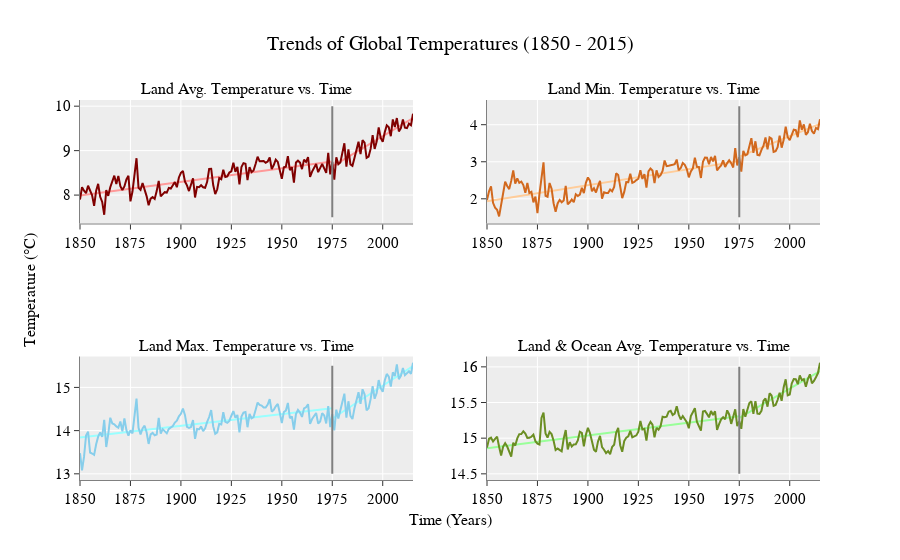

Notebook code for this chart:
### Code cell
fig = make_subplots(rows=2, cols=2, 
   vertical_spacing = 0.35, insets=[{'cell': (1,1), 'l': 0.7, 'b': 0.3}], y_title = 'Temperature (°C)', x_title='Time (Years)', subplot_titles=('Land Avg. Temperature vs. Time',  'Land Min. Temperature vs. Time', 'Land Max. Temperature vs. Time', 'Land & Ocean Avg. Temperature vs. Time')
 )

fig.update_layout(title="Trends of Global Temperatures (1850 - 2015)",font=dict( family="Courier New, monospace", size=15,color="#000000"),
                  template = "ggplot2", title_font_size = 20, hovermode= 'closest')
fig.update_yaxes(showline=True, linewidth=1, linecolor='gray',title_standoff = 5)
fig.update_xaxes(tickmode = 'linear', dtick = 25, showline=True, linewidth=1, linecolor='gray', title_standoff = 5)

X = pd.DataFrame(earth_data[earth_data['year'].between(1750,1975)][['year']])
y = pd.DataFrame(earth_data[earth_data['year'].between(1750,1975)][['LandAverageTemperature']])
model = LinRegress(X['year'], y['LandAverageTemperature'])
yy= linear_func(X['year'], *model._results.params)
fig.add_trace(go.Scatter(x = X['year'], y = yy, mode = 'lines',
                         showlegend=False, marker_color='rgb(255, 153, 153)'), row = 1, col = 1)
X = pd.DataFrame(earth_data[earth_data['year'].between(1975,2015)][['year']])
y = pd.DataFrame(earth_data[earth_data['year'].between(1975,2015)][['LandAverageTemperature']])
model = LinRegress(X['year'], y['LandAverageTemperature'])
yy= linear_func(X['year'], *model._results.params)
fig.add_trace(go.Scatter(x = X['year'], y = yy, mode = 'lines',
                         showlegend=False, marker_color='rgb(255, 153, 153)'), row = 1, col = 1)
fig.add_trace(go.Scatter(x = earth_data['year'], y = earth_data['LandAverageTemperature'], mode = 'lines',
                         showlegend=False, marker_color='rgb(128, 0, 0)'), row = 1, col = 1)
fig.add_trace(go.Scatter( x=[1975, 1975], y=[7.5, 10], mode="lines",line=go.scatter.Line(color="gray"), showlegend=False),
              row = 1, col = 1)



X = pd.DataFrame(earth_data[earth_data['year'].between(1750,1975)][['year']])
y = pd.DataFrame(earth_data[earth_data['year'].between(1750,1975)][['LandMinTemperature']])
model = LinRegress(X['year'], y['LandMinTemperature'])
yy= linear_func(X['year'], *model._results.params)
fig.add_trace(go.Scatter(x = X['year'], y = yy, mode = 'lines',
                         showlegend=False, marker_color='rgb(255, 204, 153)'), row = 1, col = 2)
X = pd.DataFrame(earth_data[earth_data['year'].between(1975,2015)][['year']])
y = pd.DataFrame(earth_data[earth_data['year'].between(1975,2015)][['LandMinTemperature']])
model = LinRegress(X['year'], y['LandMinTemperature'])
yy= linear_func(X['year'], *model._results.params)
fig.add_trace(go.Scatter(x = X['year'], y = yy, mode = 'lines',
                         showlegend=False, marker_color='rgb(255, 204, 153)'), row = 1, col = 2)
fig.add_trace(go.Scatter(x = earth_data['year'], y = earth_data['LandMinTemperature'], mode = 'lines',
                         showlegend=False, marker_color='rgb(210,105,30)'), row = 1, col = 2)
fig.add_trace(go.Scatter( x=[1975, 1975], y=[1.5, 4.5], mode="lines",line=go.scatter.Line(color="gray"), showlegend=False),
              row = 1, col = 2)



X = pd.DataFrame(earth_data[earth_data['year'].between(1750,1975)][['year']])
y = pd.DataFrame(earth_data[earth_data['year'].between(1750,1975)][['LandMaxTemperature']])
model = LinRegress(X['year'], y['LandMaxTemperature'])
yy= linear_func(X['year'], *model._results.params)
fig.add_trace(go.Scatter(x = X['year'], y = yy, mode = 'lines',
                         showlegend=False, marker_color='rgb(153, 255, 255)'), row = 2, col = 1)
X = pd.DataFrame(earth_data[earth_data['year'].between(1975,2015)][['year']])
y = pd.DataFrame(earth_data[earth_data['year'].between(1975,2015)][['LandMaxTemperature']])
model = LinRegress(X['year'], y['LandMaxTemperature'])
yy= linear_func(X['year'], *model._results.params)
fig.add_trace(go.Scatter(x = X['year'], y = yy, mode = 'lines',
                         showlegend=False, marker_color='rgb(153, 255, 255)'), row = 2, col = 1)
fig.add_trace(go.Scatter(x = earth_data['year'], y = earth_data['LandMaxTemperature'], mode = 'lines',
                         showlegend=False, marker_color='rgb(135,206,235)'), row = 2, col = 1)
fig.add_trace(go.Scatter( x=[1975, 1975], y=[13, 15.5], mode="lines",line=go.scatter.Line(color="gray"), showlegend=False),
              row = 2, col = 1)



X = pd.DataFrame(earth_data[earth_data['year'].between(1750,1975)][['year']])
y = pd.DataFrame(earth_data[earth_data['year'].between(1750,1975)][['LandAndOceanAverageTemperature']])
model = LinRegress(X['year'], y['LandAndOceanAverageTemperature'])
yy= linear_func(X['year'], *model._results.params)
fig.add_trace(go.Scatter(x = X['year'], y = yy, mode = 'lines',
                         showlegend=False, marker_color='rgb(153, 255, 153)'), row = 2, col = 2)
X = pd.DataFrame(earth_data[earth_data['year'].between(1975,2015)][['year']])
y = pd.DataFrame(earth_data[earth_data['year'].between(1975,2015)][['LandAndOceanAverageTemperature']])
model = LinRegress(X['year'], y['LandAndOceanAverageTemperature'])
yy= linear_func(X['year'], *model._results.params)
fig.add_trace(go.Scatter(x = X['year'], y = yy, mode = 'lines',
                         showlegend=False, marker_color='rgb(153, 255, 153)'), row = 2, col = 2)
fig.add_trace(go.Scatter(x = earth_data['year'], y = earth_data['LandAndOceanAverageTemperature'], mode = 'lines',
                        showlegend=False, marker_color='rgb(107,142,35)'), row = 2, col = 2)
fig.add_trace(go.Scatter( x=[1975, 1975], y=[14.5, 16], mode="lines",line=go.scatter.Line(color="gray"), showlegend=False),
              row = 2, col = 2)
pio.write_image(fig, "images/fig1.png", width=5*200, height=2*200, scale=.75)
fig

### Figure 1 — Plotly figure (JSON) as saved in the notebook; plotly's stock layout.template omitted (floating-point values rounded to 4 significant figures; data arrays with more than 128 entries replaced by an {"elided": "..."} marker saying what was removed)
{"data": [{"marker": {"color": "rgb(255, 153, 153)"}, "mode": "lines", "showlegend": false, "type": "scatter", "x": [1850, 1851, 1852, 1853, 1854, 1855, 1856, 1857, 1858, 1859, 1860, 1861, 1862, 1863, 1864, 1865, 1866, 1867, 1868, 1869, 1870, 1871, 1872, 1873, 1874, 1875, 1876, 1877, 1878, 1879, 1880, 1881, 1882, 1883, 1884, 1885, 1886, 1887, 1888, 1889, 1890, 1891, 1892, 1893, 1894, 1895, 1896, 1897, 1898, 1899, 1900, 1901, 1902, 1903, 1904, 1905, 1906, 1907, 1908, 1909, 1910, 1911, 1912, 1913, 1914, 1915, 1916, 1917, 1918, 1919, 1920, 1921, 1922, 1923, 1924, 1925, 1926, 1927, 1928, 1929, 1930, 1931, 1932, 1933, 1934, 1935, 1936, 1937, 1938, 1939, 1940, 1941, 1942, 1943, 1944, 1945, 1946, 1947, 1948, 1949, 1950, 1951, 1952, 1953, 1954, 1955, 1956, 1957, 1958, 1959, 1960, 1961, 1962, 1963, 1964, 1965, 1966, 1967, 1968, 1969, 1970, 1971, 1972, 1973, 1974, 1975], "xaxis": "x", "y": [7.989, 7.995, 8.002, 8.008, 8.014, 8.02, 8.026, 8.032, 8.038, 8.044, 8.051, 8.057, 8.063, 8.069, 8.075, 8.081, 8.087, 8.094, 8.1, 8.106, 8.112, 8.118, 8.124, 8.13, 8.136, 8.143, 8.149, 8.155, 8.161, 8.167, 8.173, 8.179, 8.185, 8.192, 8.198, 8.204, 8.21, 8.216, 8.222, 8.228, 8.234, 8.241, 8.247, 8.253, 8.259, 8.265, 8.271, 8.277, 8.284, 8.29, 8.296, 8.302, 8.308, 8.314, 8.32, 8.326, 8.333, 8.339, 8.345, 8.351, 8.357, 8.363, 8.369, 8.375, 8.382, 8.388, 8.394, 8.4, 8.406, 8.412, 8.418, 8.424, 8.431, 8.437, 8.443, 8.449, 8.455, 8.461, 8.467, 8.473, 8.48, 8.486, 8.492, 8.498, 8.504, 8.51, 8.516, 8.523, 8.529, 8.535, 8.541, 8.547, 8.553, 8.559, 8.565, 8.572, 8.578, 8.584, 8.59, 8.596, 8.602, 8.608, 8.614, 8.621, 8.627, 8.633, 8.639, 8.645, 8.651, 8.657, 8.663, 8.67, 8.676, 8.682, 8.688, 8.694, 8.7, 8.706, 8.713, 8.719, 8.725, 8.731, 8.737, 8.743, 8.749, 8.755], "yaxis": "y"}, {"marker": {"color": "rgb(255, 153, 153)"}, "mode": "lines", "showlegend": false, "type": "scatter", "x": [1975, 1976, 1977, 1978, 1979, 1980, 1981, 1982, 1983, 1984, 1985, 1986, 1987, 1988, 1989, 1990, 1991, 1992, 1993, 1994, 1995, 1996, 1997, 1998, 1999, 2000, 2001, 2002, 2003, 2004, 2005, 2006, 2007, 2008, 2009, 2010, 2011, 2012, 2013, 2014, 2015], "xaxis": "x", "y": [8.644, 8.671, 8.698, 8.726, 8.753, 8.78, 8.807, 8.834, 8.862, 8.889, 8.916, 8.943, 8.97, 8.998, 9.025, 9.052, 9.079, 9.106, 9.134, 9.161, 9.188, 9.215, 9.242, 9.27, 9.297, 9.324, 9.351, 9.378, 9.406, 9.433, 9.46, 9.487, 9.514, 9.542, 9.569, 9.596, 9.623, 9.651, 9.678, 9.705, 9.732], "yaxis": "y"}, {"marker": {"color": "rgb(128, 0, 0)"}, "mode": "lines", "showlegend": false, "type": "scatter", "x": {"elided": "166 int values"}, "xaxis": "x", "y": {"elided": "166 float values"}, "yaxis": "y"}, {"line": {"color": "gray"}, "mode": "lines", "showlegend": false, "type": "scatter", "x": [1975, 1975], "xaxis": "x", "y": [7.5, 10], "yaxis": "y"}, {"marker": {"color": "rgb(255, 204, 153)"}, "mode": "lines", "showlegend": false, "type": "scatter", "x": [1850, 1851, 1852, 1853, 1854, 1855, 1856, 1857, 1858, 1859, 1860, 1861, 1862, 1863, 1864, 1865, 1866, 1867, 1868, 1869, 1870, 1871, 1872, 1873, 1874, 1875, 1876, 1877, 1878, 1879, 1880, 1881, 1882, 1883, 1884, 1885, 1886, 1887, 1888, 1889, 1890, 1891, 1892, 1893, 1894, 1895, 1896, 1897, 1898, 1899, 1900, 1901, 1902, 1903, 1904, 1905, 1906, 1907, 1908, 1909, 1910, 1911, 1912, 1913, 1914, 1915, 1916, 1917, 1918, 1919, 1920, 1921, 1922, 1923, 1924, 1925, 1926, 1927, 1928, 1929, 1930, 1931, 1932, 1933, 1934, 1935, 1936, 1937, 1938, 1939, 1940, 1941, 1942, 1943, 1944, 1945, 1946, 1947, 1948, 1949, 1950, 1951, 1952, 1953, 1954, 1955, 1956, 1957, 1958, 1959, 1960, 1961, 1962, 1963, 1964, 1965, 1966, 1967, 1968, 1969, 1970, 1971, 1972, 1973, 1974, 1975], "xaxis": "x2", "y": [1.933, 1.942, 1.95, 1.959, 1.968, 1.976, 1.985, 1.994, 2.002, 2.011, 2.02, 2.028, 2.037, 2.046, 2.054, 2.063, 2.072, 2.08, 2.089, 2.098, 2.106, 2.115, 2.124, 2.132, 2.141, 2.15, 2.158, 2.167, 2.176, 2.184, 2.193, 2.202, 2.21, 2.219, 2.228, 2.236, 2.245, 2.254, 2.263, 2.271, 2.28, 2.289, 2.297, 2.306, 2.315, 2.323, 2.332, 2.341, 2.349, 2.358, 2.367, 2.375, 2.384, 2.393, 2.401, 2.41, 2.419, 2.427, 2.436, 2.445, 2.453, 2.462, 2.471, 2.479, 2.488, 2.497, 2.505, 2.514, 2.523, 2.531, 2.54, 2.549, 2.557, 2.566, 2.575, 2.583, 2.592, 2.601, 2.609, 2.618, 2.627, 2.635, 2.644, 2.653, 2.661, 2.67, 2.679, 2.687, 2.696, 2.705, 2.713, 2.722, 2.731, 2.739, 2.748, 2.757, 2.765, 2.774, 2.783, 2.791, 2.8, 2.809, 2.817, 2.826, 2.835, 2.843, 2.852, 2.861, 2.869, 2.878, 2.887, 2.895, 2.904, 2.913, 2.921, 2.93, 2.939, 2.947, 2.956, 2.965, 2.973, 2.982, 2.991, 2.999, 3.008, 3.017], "yaxis": "y2"}, {"marker": {"color": "rgb(255, 204, 153)"}, "mode": "lines", "showlegend": false, "type": "scatter", "x": [1975, 1976, 1977, 1978, 1979, 1980, 1981, 1982, 1983, 1984, 1985, 1986, 1987, 1988, 1989, 1990, 1991, 1992, 1993, 1994, 1995, 1996, 1997, 1998, 1999, 2000, 2001, 2002, 2003, 2004, 2005, 2006, 2007, 2008, 2009, 2010, 2011, 2012, 2013, 2014, 2015], "xaxis": "x2", "y": [3.138, 3.16, 3.182, 3.204, 3.226, 3.248, 3.27, 3.292, 3.315, 3.337, 3.359, 3.381, 3.403, 3.425, 3.447, 3.469, 3.491, 3.513, 3.535, 3.557, 3.579, 3.601, 3.623, 3.645, 3.667, 3.689, 3.711, 3.733, 3.755, 3.777, 3.799, 3.821, 3.843, 3.865, 3.887, 3.909, 3.931, 3.953, 3.975, 3.997, 4.019], "yaxis": "y2"}, {"marker": {"color": "rgb(210,105,30)"}, "mode": "lines", "showlegend": false, "type": "scatter", "x": {"elided": "166 int values"}, "xaxis": "x2", "y": {"elided": "166 float values"}, "yaxis": "y2"}, {"line": {"color": "gray"}, "mode": "lines", "showlegend": false, "type": "scatter", "x": [1975, 1975], "xaxis": "x2", "y": [1.5, 4.5], "yaxis": "y2"}, {"marker": {"color": "rgb(153, 255, 255)"}, "mode": "lines", "showlegend": false, "type": "scatter", "x": [1850, 1851, 1852, 1853, 1854, 1855, 1856, 1857, 1858, 1859, 1860, 1861, 1862, 1863, 1864, 1865, 1866, 1867, 1868, 1869, 1870, 1871, 1872, 1873, 1874, 1875, 1876, 1877, 1878, 1879, 1880, 1881, 1882, 1883, 1884, 1885, 1886, 1887, 1888, 1889, 1890, 1891, 1892, 1893, 1894, 1895, 1896, 1897, 1898, 1899, 1900, 1901, 1902, 1903, 1904, 1905, 1906, 1907, 1908, 1909, 1910, 1911, 1912, 1913, 1914, 1915, 1916, 1917, 1918, 1919, 1920, 1921, 1922, 1923, 1924, 1925, 1926, 1927, 1928, 1929, 1930, 1931, 1932, 1933, 1934, 1935, 1936, 1937, 1938, 1939, 1940, 1941, 1942, 1943, 1944, 1945, 1946, 1947, 1948, 1949, 1950, 1951, 1952, 1953, 1954, 1955, 1956, 1957, 1958, 1959, 1960, 1961, 1962, 1963, 1964, 1965, 1966, 1967, 1968, 1969, 1970, 1971, 1972, 1973, 1974, 1975], "xaxis": "x3", "y": [13.84, 13.84, 13.85, 13.85, 13.86, 13.86, 13.87, 13.88, 13.88, 13.89, 13.89, 13.9, 13.9, 13.91, 13.91, 13.92, 13.92, 13.93, 13.94, 13.94, 13.95, 13.95, 13.96, 13.96, 13.97, 13.97, 13.98, 13.98, 13.99, 13.99, 14.0, 14.01, 14.01, 14.02, 14.02, 14.03, 14.03, 14.04, 14.04, 14.05, 14.05, 14.06, 14.07, 14.07, 14.08, 14.08, 14.09, 14.09, 14.1, 14.1, 14.11, 14.11, 14.12, 14.13, 14.13, 14.14, 14.14, 14.15, 14.15, 14.16, 14.16, 14.17, 14.17, 14.18, 14.18, 14.19, 14.2, 14.2, 14.21, 14.21, 14.22, 14.22, 14.23, 14.23, 14.24, 14.24, 14.25, 14.26, 14.26, 14.27, 14.27, 14.28, 14.28, 14.29, 14.29, 14.3, 14.3, 14.31, 14.31, 14.32, 14.33, 14.33, 14.34, 14.34, 14.35, 14.35, 14.36, 14.36, 14.37, 14.37, 14.38, 14.39, 14.39, 14.4, 14.4, 14.41, 14.41, 14.42, 14.42, 14.43, 14.43, 14.44, 14.44, 14.45, 14.46, 14.46, 14.47, 14.47, 14.48, 14.48, 14.49, 14.49, 14.5, 14.5, 14.51, 14.52], "yaxis": "y3"}, {"marker": {"color": "rgb(153, 255, 255)"}, "mode": "lines", "showlegend": false, "type": "scatter", "x": [1975, 1976, 1977, 1978, 1979, 1980, 1981, 1982, 1983, 1984, 1985, 1986, 1987, 1988, 1989, 1990, 1991, 1992, 1993, 1994, 1995, 1996, 1997, 1998, 1999, 2000, 2001, 2002, 2003, 2004, 2005, 2006, 2007, 2008, 2009, 2010, 2011, 2012, 2013, 2014, 2015], "xaxis": "x3", "y": [14.28, 14.31, 14.34, 14.37, 14.4, 14.43, 14.46, 14.49, 14.52, 14.55, 14.58, 14.61, 14.64, 14.67, 14.7, 14.73, 14.76, 14.8, 14.83, 14.86, 14.89, 14.92, 14.95, 14.98, 15.01, 15.04, 15.07, 15.1, 15.13, 15.16, 15.19, 15.22, 15.25, 15.28, 15.31, 15.34, 15.37, 15.4, 15.43, 15.46, 15.49], "yaxis": "y3"}, {"marker": {"color": "rgb(135,206,235)"}, "mode": "lines", "showlegend": false, "type": "scatter", "x": {"elided": "166 int values"}, "xaxis": "x3", "y": {"elided": "166 float values"}, "yaxis": "y3"}, {"line": {"color": "gray"}, "mode": "lines", "showlegend": false, "type": "scatter", "x": [1975, 1975], "xaxis": "x3", "y": [13, 15.5], "yaxis": "y3"}, {"marker": {"color": "rgb(153, 255, 153)"}, "mode": "lines", "showlegend": false, "type": "scatter", "x": [1850, 1851, 1852, 1853, 1854, 1855, 1856, 1857, 1858, 1859, 1860, 1861, 1862, 1863, 1864, 1865, 1866, 1867, 1868, 1869, 1870, 1871, 1872, 1873, 1874, 1875, 1876, 1877, 1878, 1879, 1880, 1881, 1882, 1883, 1884, 1885, 1886, 1887, 1888, 1889, 1890, 1891, 1892, 1893, 1894, 1895, 1896, 1897, 1898, 1899, 1900, 1901, 1902, 1903, 1904, 1905, 1906, 1907, 1908, 1909, 1910, 1911, 1912, 1913, 1914, 1915, 1916, 1917, 1918, 1919, 1920, 1921, 1922, 1923, 1924, 1925, 1926, 1927, 1928, 1929, 1930, 1931, 1932, 1933, 1934, 1935, 1936, 1937, 1938, 1939, 1940, 1941, 1942, 1943, 1944, 1945, 1946, 1947, 1948, 1949, 1950, 1951, 1952, 1953, 1954, 1955, 1956, 1957, 1958, 1959, 1960, 1961, 1962, 1963, 1964, 1965, 1966, 1967, 1968, 1969, 1970, 1971, 1972, 1973, 1974, 1975], "xaxis": "x4", "y": [14.86, 14.86, 14.87, 14.87, 14.87, 14.88, 14.88, 14.88, 14.89, 14.89, 14.9, 14.9, 14.9, 14.91, 14.91, 14.91, 14.92, 14.92, 14.92, 14.93, 14.93, 14.93, 14.94, 14.94, 14.95, 14.95, 14.95, 14.96, 14.96, 14.96, 14.97, 14.97, 14.97, 14.98, 14.98, 14.98, 14.99, 14.99, 15.0, 15.0, 15.0, 15.01, 15.01, 15.01, 15.02, 15.02, 15.02, 15.03, 15.03, 15.03, 15.04, 15.04, 15.05, 15.05, 15.05, 15.06, 15.06, 15.06, 15.07, 15.07, 15.07, 15.08, 15.08, 15.08, 15.09, 15.09, 15.1, 15.1, 15.1, 15.11, 15.11, 15.11, 15.12, 15.12, 15.12, 15.13, 15.13, 15.13, 15.14, 15.14, 15.15, 15.15, 15.15, 15.16, 15.16, 15.16, 15.17, 15.17, 15.17, 15.18, 15.18, 15.18, 15.19, 15.19, 15.2, 15.2, 15.2, 15.21, 15.21, 15.21, 15.22, 15.22, 15.22, 15.23, 15.23, 15.23, 15.24, 15.24, 15.25, 15.25, 15.25, 15.26, 15.26, 15.26, 15.27, 15.27, 15.27, 15.28, 15.28, 15.28, 15.29, 15.29, 15.3, 15.3, 15.3, 15.31], "yaxis": "y4"}, {"marker": {"color": "rgb(153, 255, 153)"}, "mode": "lines", "showlegend": false, "type": "scatter", "x": [1975, 1976, 1977, 1978, 1979, 1980, 1981, 1982, 1983, 1984, 1985, 1986, 1987, 1988, 1989, 1990, 1991, 1992, 1993, 1994, 1995, 1996, 1997, 1998, 1999, 2000, 2001, 2002, 2003, 2004, 2005, 2006, 2007, 2008, 2009, 2010, 2011, 2012, 2013, 2014, 2015], "xaxis": "x4", "y": [15.28, 15.3, 15.32, 15.33, 15.35, 15.37, 15.38, 15.4, 15.41, 15.43, 15.45, 15.46, 15.48, 15.5, 15.51, 15.53, 15.55, 15.56, 15.58, 15.6, 15.61, 15.63, 15.64, 15.66, 15.68, 15.69, 15.71, 15.73, 15.74, 15.76, 15.78, 15.79, 15.81, 15.83, 15.84, 15.86, 15.87, 15.89, 15.91, 15.92, 15.94], "yaxis": "y4"}, {"marker": {"color": "rgb(107,142,35)"}, "mode": "lines", "showlegend": false, "type": "scatter", "x": {"elided": "166 int values"}, "xaxis": "x4", "y": {"elided": "166 float values"}, "yaxis": "y4"}, {"line": {"color": "gray"}, "mode": "lines", "showlegend": false, "type": "scatter", "x": [1975, 1975], "xaxis": "x4", "y": [14.5, 16], "yaxis": "y4"}], "layout": {"annotations": [{"font": {"size": 16}, "showarrow": false, "text": "Land Avg. Temperature vs. Time", "x": 0.225, "xanchor": "center", "xref": "paper", "y": 1, "yanchor": "bottom", "yref": "paper"}, {"font": {"size": 16}, "showarrow": false, "text": "Land Min. Temperature vs. Time", "x": 0.775, "xanchor": "center", "xref": "paper", "y": 1, "yanchor": "bottom", "yref": "paper"}, {"font": {"size": 16}, "showarrow": false, "text": "Land Max. Temperature vs. Time", "x": 0.225, "xanchor": "center", "xref": "paper", "y": 0.325, "yanchor": "bottom", "yref": "paper"}, {"font": {"size": 16}, "showarrow": false, "text": "Land & Ocean Avg. Temperature vs. Time", "x": 0.775, "xanchor": "center", "xref": "paper", "y": 0.325, "yanchor": "bottom", "yref": "paper"}, {"font": {"size": 16}, "showarrow": false, "text": "Time (Years)", "x": 0.5, "xanchor": "center", "xref": "paper", "y": 0, "yanchor": "top", "yref": "paper", "yshift": -30}, {"font": {"size": 16}, "showarrow": false, "text": "Temperature (°C)", "textangle": -90, "x": 0, "xanchor": "right", "xref": "paper", "xshift": -40, "y": 0.5, "yanchor": "middle", "yref": "paper"}], "autosize": true, "font": {"color": "#000000", "family": "Courier New, monospace", "size": 15}, "hovermode": "closest", "title": {"font": {"size": 20}, "text": "Trends of Global Temperatures (1850 - 2015)"}, "xaxis": {"anchor": "y", "autorange": true, "domain": [0, 0.45], "dtick": 25, "linecolor": "gray", "linewidth": 1, "range": [1850, 2015], "showline": true, "tickmode": "linear", "title": {"standoff": 5}, "type": "linear"}, "xaxis2": {"anchor": "y2", "autorange": true, "domain": [0.55, 1], "dtick": 25, "linecolor": "gray", "linewidth": 1, "range": [1850, 2015], "showline": true, "tickmode": "linear", "title": {"standoff": 5}, "type": "linear"}, "xaxis3": {"anchor": "y3", "autorange": true, "domain": [0, 0.45], "dtick": 25, "linecolor": "gray", "linewidth": 1, "range": [1850, 2015], "showline": true, "tickmode": "linear", "title": {"standoff": 5}, "type": "linear"}, "xaxis4": {"anchor": "y4", "autorange": true, "domain": [0.55, 1], "dtick": 25, "linecolor": "gray", "linewidth": 1, "range": [1850, 2015], "showline": true, "tickmode": "linear", "title": {"standoff": 5}, "type": "linear"}, "xaxis5": {"anchor": "y5", "domain": [0.315, 0.45], "dtick": 25, "linecolor": "gray", "linewidth": 1, "showline": true, "tickmode": "linear", "title": {"standoff": 5}}, "yaxis": {"anchor": "x", "autorange": true, "domain": [0.675, 1], "linecolor": "gray", "linewidth": 1, "range": [7.361, 10.14], "showline": true, "title": {"standoff": 5}, "type": "linear"}, "yaxis2": {"anchor": "x2", "autorange": true, "domain": [0.675, 1], "linecolor": "gray", "linewidth": 1, "range": [1.333, 4.667], "showline": true, "title": {"standoff": 5}, "type": "linear"}, "yaxis3": {"anchor": "x3", "autorange": true, "domain": [0, 0.325], "linecolor": "gray", "linewidth": 1, "range": [12.86, 15.72], "showline": true, "title": {"standoff": 5}, "type": "linear"}, "yaxis4": {"anchor": "x4", "autorange": true, "domain": [0, 0.325], "linecolor": "gray", "linewidth": 1, "range": [14.41, 16.15], "showline": true, "title": {"standoff": 5}, "type": "linear"}, "yaxis5": {"anchor": "x5", "domain": [0.7725, 1], "linecolor": "gray", "linewidth": 1, "showline": true, "title": {"standoff": 5}}}}
